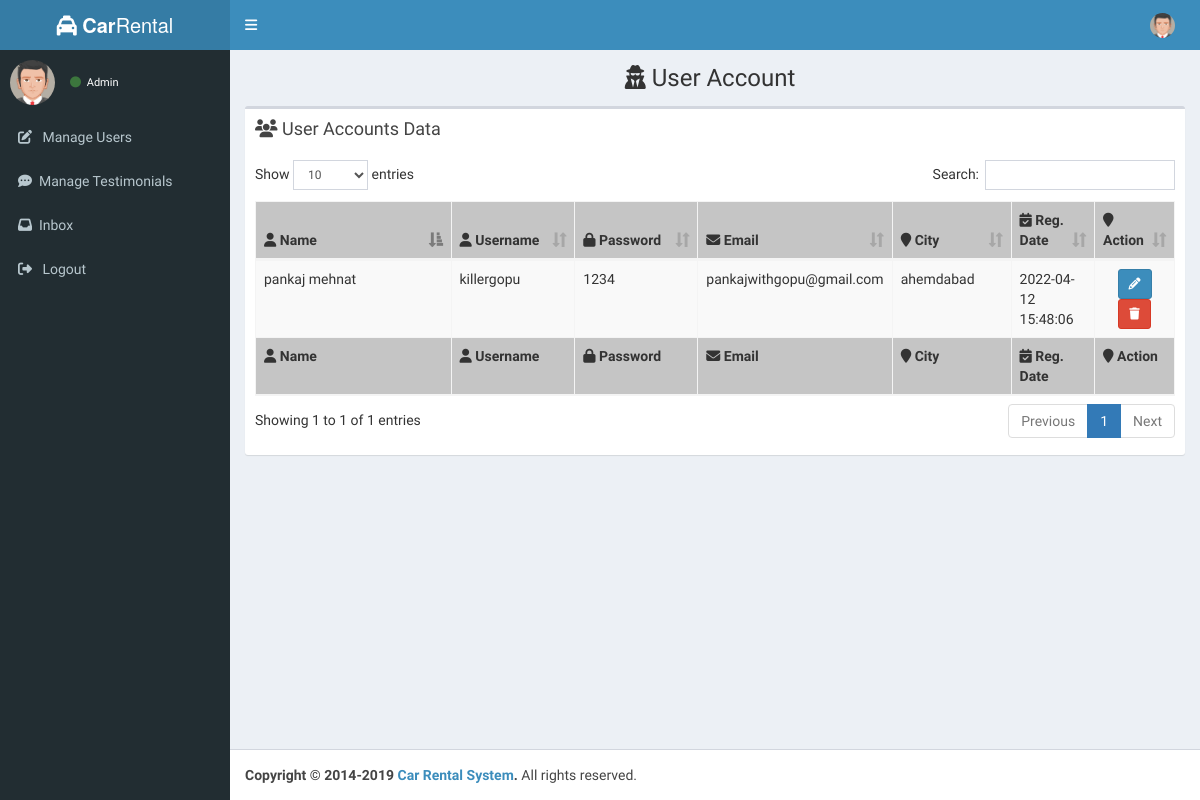
The app's page /admin/useraccount.php, older data.
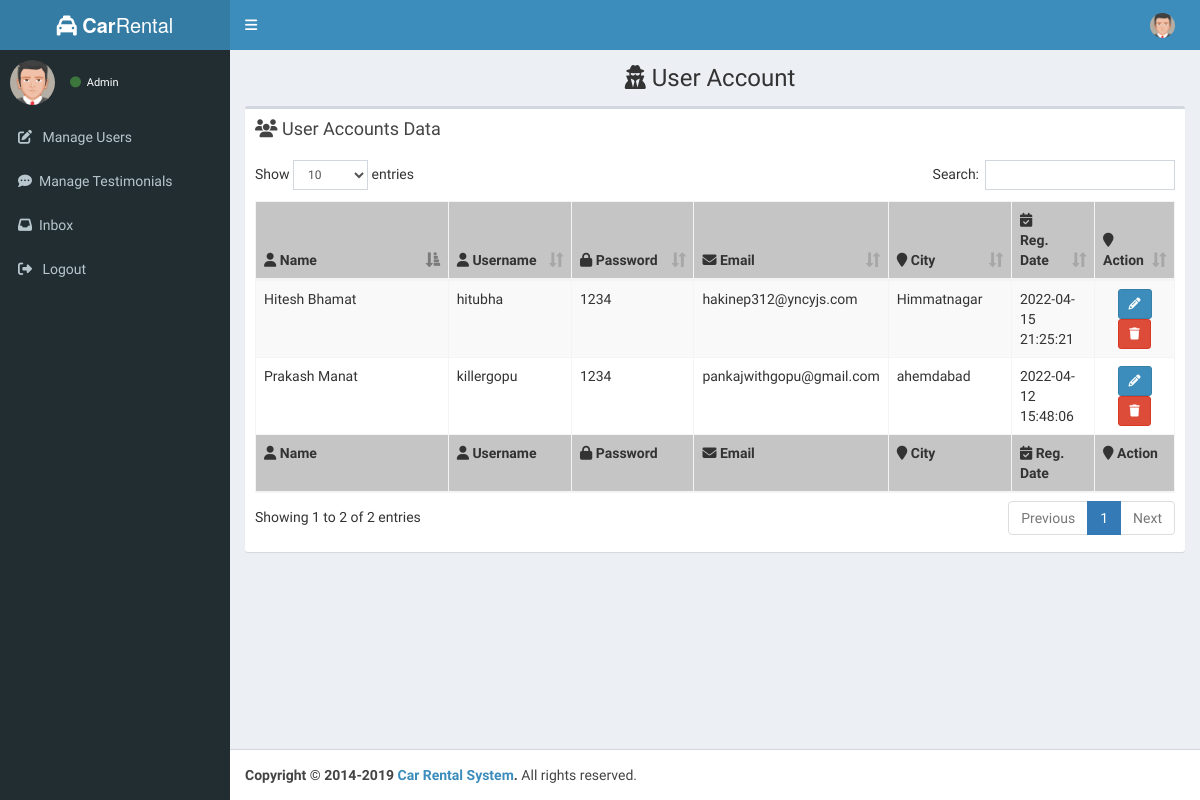
The same page, newer data.
### tables this page shows
CREATE TABLE `tbl_user` (
  `u_id` int(5) NOT NULL,
  `u_name` varchar(25) NOT NULL,
  `u_username` varchar(20) NOT NULL,
  `u_password` varchar(25) NOT NULL,
  `u_email` varchar(30) NOT NULL,
  `u_city` varchar(15) NOT NULL,
  `u_RegDate` datetime NOT NULL DEFAULT current_timestamp(),
  `u_UpdationDate` datetime NOT NULL DEFAULT current_timestamp()
);

### admin/useraccount.php (the view, shortened to what this page needs)
<?php
include('../includes/config.php');
?>
<!DOCTYPE html>
<html>
<head>
  <link rel="stylesheet" href="../userpanel/bower_components/bootstrap/dist/css/bootstrap.min.css">
  <link rel="stylesheet" href="https://cdnjs.cloudflare.com/ajax/libs/font-awesome/6.1.1/css/all.min.css" />
  <link rel="stylesheet" href="../userpanel/bower_components/Ionicons/css/ionicons.min.css">
  <link rel="stylesheet" href="../userpanel/bower_components/datatables.net-bs/css/dataTables.bootstrap.min.css">
  <link rel="stylesheet" href="../userpanel/dist/css/AdminLTE.min.css">
  <link rel="stylesheet" href="../userpanel/dist/css/skins/_all-skins.min.css">
</head>
<?php include('includes/header.php') ?>
<?php include('includes/sidebar.php') ?>
<body class="hold-transition skin-blue sidebar-mini">
  <div class="wrapper">
    <div class="content-wrapper">
      <section class="content-header">
        <h1 align="center">
          <i class="fa fa-user-secret"></i> User Account
        </h1>
      </section>
      <section class="content">
        <div class="row">
          <div class="col-xs-12">
            <div class="box">
              <div class="box-header">
                <h3 class="box-title"><i class="fa fa-users"></i> User Accounts Data</h3>
              </div>
              <div class="box-body">
                <table id="example1" class="table table-bordered table-striped">
                  <thead>
                    <tr style="background-color: #c5c5c5;">
                      <th style="width: 30%"><i class="fa fa-user"></i> Name</th>
                      <th style="width: 15%"><i class="fa fa-user"></i> Username</th>
                      <th style="width: 15%"><i class="fa fa-lock"></i> Password</th>
                      <th style="width: 15%"><i class="fa-solid fa-envelope"></i> Email</th>
                      <th style="width: 15%"><i class="fa fa-map-marker"></i> City</th>
                      <th style="width: 15%"><i class="fa-solid fa-calendar-check me-1"></i> Reg. Date</th>
                      <th style="width: 50%"><i class="fa fa-map-marker"></i> Action</th>
                    </tr>
                  </thead>
                  <tbody>
                    <?php
                    $query = "SELECT * FROM tbl_user";
                    $result = mysqli_query($conn, $query);
                    while ($row = mysqli_fetch_assoc($result)) {
                    ?>
                      <tr>
                        <td><?php echo $row['u_name']; ?></td>
                        <td><?php echo $row['u_username']; ?></td>
                        <td><?php echo $row['u_password']; ?></td>
                        <td><?php echo $row['u_email']; ?></td>
                        <td><?php echo $row['u_city']; ?></td>
                        <td><?php echo $row['u_RegDate']; ?></td>
                        <td align="center">
                          <button type="button" class="btn btn-primary btn-sm" data-toggle="modal" data-target="#edit"><i class="fa fa-pencil"></i></button>
                          <a class="dropdown-item" onclick="return confirm('Do you really want to delete this record?');" href="useraccount.php?id=<?php echo $row['u_id']; ?>&action=delete"><button type="button" class="btn btn-danger btn-sm"><i class="fa fa-trash"></i></button></a>
                        </td>
                      </tr>
                    <?php } ?>
                  </tbody>
                  <tfoot>
                    <tr style="background-color: #c5c5c5;">
                      <th style="width: 30%"><i class="fa fa-user"></i> Name</th>
                      <th style="width: 15%"><i class="fa fa-user"></i> Username</th>
                      <th style="width: 15%"><i class="fa fa-lock"></i> Password</th>
                      <th style="width: 15%"><i class="fa-solid fa-envelope"></i> Email</th>
                      <th style="width: 15%"><i class="fa fa-map-marker"></i> City</th>
                      <th style="width: 15%"><i class="fa-solid fa-calendar-check me-1"></i> Reg. Date</th>
                      <th style="width: 50%"><i class="fa fa-map-marker"></i> Action</th>
                    </tr>
                  </tfoot>
                </table>
              </div>
            </div>
          </div>
        </div>
      </section>
    </div>
    <footer class="main-footer">
      <strong>Copyright &copy; 2014-2019 <a href="https://adminlte.io">Car Rental System</a>.</strong> All rights
      reserved.
    </footer>
  </div>
</body>
</html>

Row changes from the older to the newer data that the page shows:
changed tbl_user "killergopu": u_name "pankaj mehnat" → "Prakash Manat"
added tbl_user: u_name "Hitesh Bhamat", u_username "hitubha", u_password "1234", u_email "hakinep312@yncyjs.com", u_city "Himmatnagar", u_RegDate "2022-04-15 21:25:21"
Text that changed along with them:
text written by a page script: "Show entries Search: Showing 1 to 1 of 1 entries Previous 1 Next" → "Show entries Search: Showing 1 to 2 of 2 entries Previous 1 Next"
